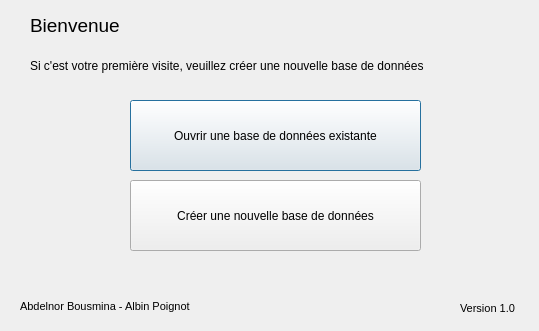
<?xml version="1.0" encoding="UTF-8"?>
<ui version="4.0">
 <class>Accueil</class>
 <widget class="QDialog" name="Accueil">
  <property name="geometry">
   <rect>
    <x>0</x>
    <y>0</y>
    <width>539</width>
    <height>331</height>
   </rect>
  </property>
  <property name="windowTitle">
   <string>Accueil</string>
  </property>
  <widget class="QPushButton" name="pushButton">
   <property name="geometry">
    <rect>
     <x>130</x>
     <y>100</y>
     <width>291</width>
     <height>71</height>
    </rect>
   </property>
   <property name="text">
    <string>Ouvrir une base de données existante</string>
   </property>
  </widget>
  <widget class="QPushButton" name="pushButton_2">
   <property name="geometry">
    <rect>
     <x>130</x>
     <y>180</y>
     <width>291</width>
     <height>71</height>
    </rect>
   </property>
   <property name="text">
    <string>Créer une nouvelle base de données</string>
   </property>
  </widget>
  <widget class="QLabel" name="label">
   <property name="geometry">
    <rect>
     <x>30</x>
     <y>10</y>
     <width>101</width>
     <height>31</height>
    </rect>
   </property>
   <property name="font">
    <font>
     <pointsize>14</pointsize>
    </font>
   </property>
   <property name="text">
    <string>Bienvenue</string>
   </property>
   <property name="margin">
    <number>0</number>
   </property>
  </widget>
  <widget class="QLabel" name="label_2">
   <property name="geometry">
    <rect>
     <x>30</x>
     <y>50</y>
     <width>441</width>
     <height>31</height>
    </rect>
   </property>
   <property name="text">
    <string>Si c'est votre première visite, veuillez créer une nouvelle base de données</string>
   </property>
  </widget>
  <widget class="QLabel" name="label_3">
   <property name="geometry">
    <rect>
     <x>20</x>
     <y>296</y>
     <width>171</width>
     <height>21</height>
    </rect>
   </property>
   <property name="font">
    <font>
     <pointsize>8</pointsize>
    </font>
   </property>
   <property name="text">
    <string>Abdelnor Bousmina - Albin Poignot</string>
   </property>
  </widget>
  <widget class="QLabel" name="label_4">
   <property name="geometry">
    <rect>
     <x>460</x>
     <y>300</y>
     <width>61</width>
     <height>17</height>
    </rect>
   </property>
   <property name="font">
    <font>
     <pointsize>8</pointsize>
    </font>
   </property>
   <property name="text">
    <string>Version 1.0</string>
   </property>
  </widget>
 </widget>
 <resources/>
 <connections/>
</ui>
